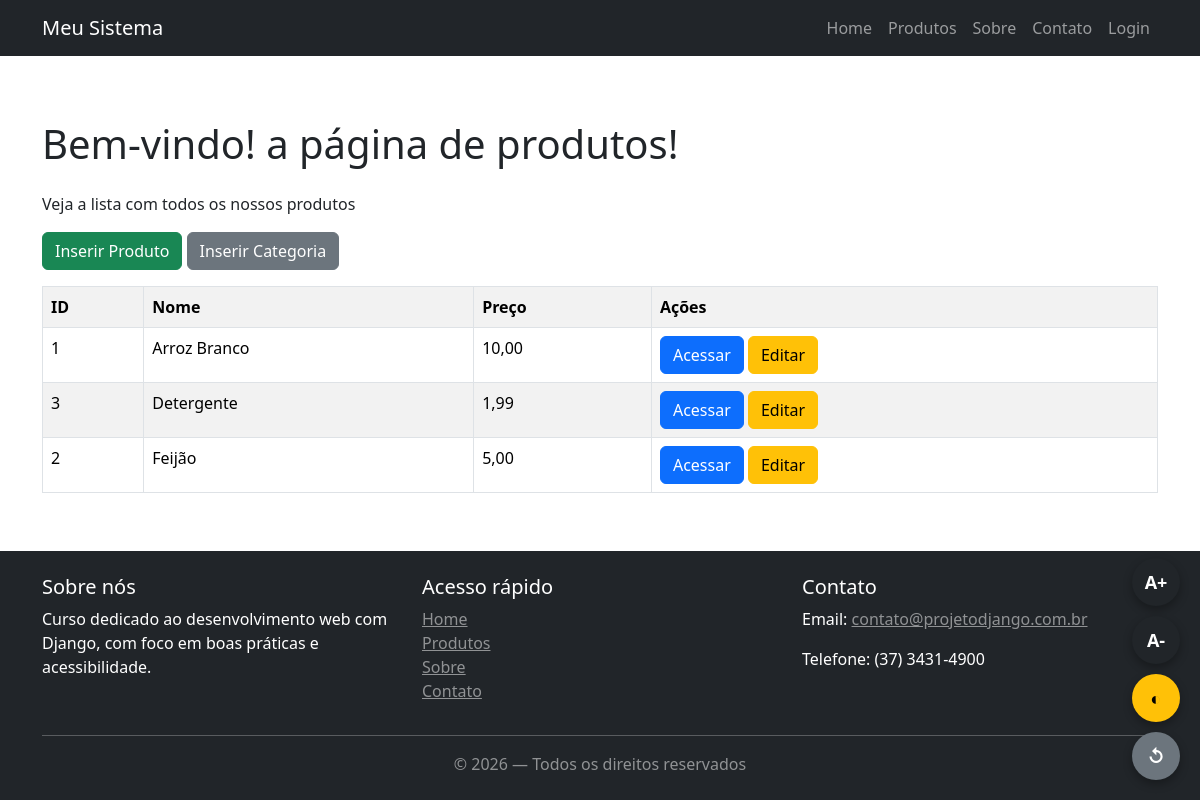
/produtos/, run on an earlier commit of the app's database.
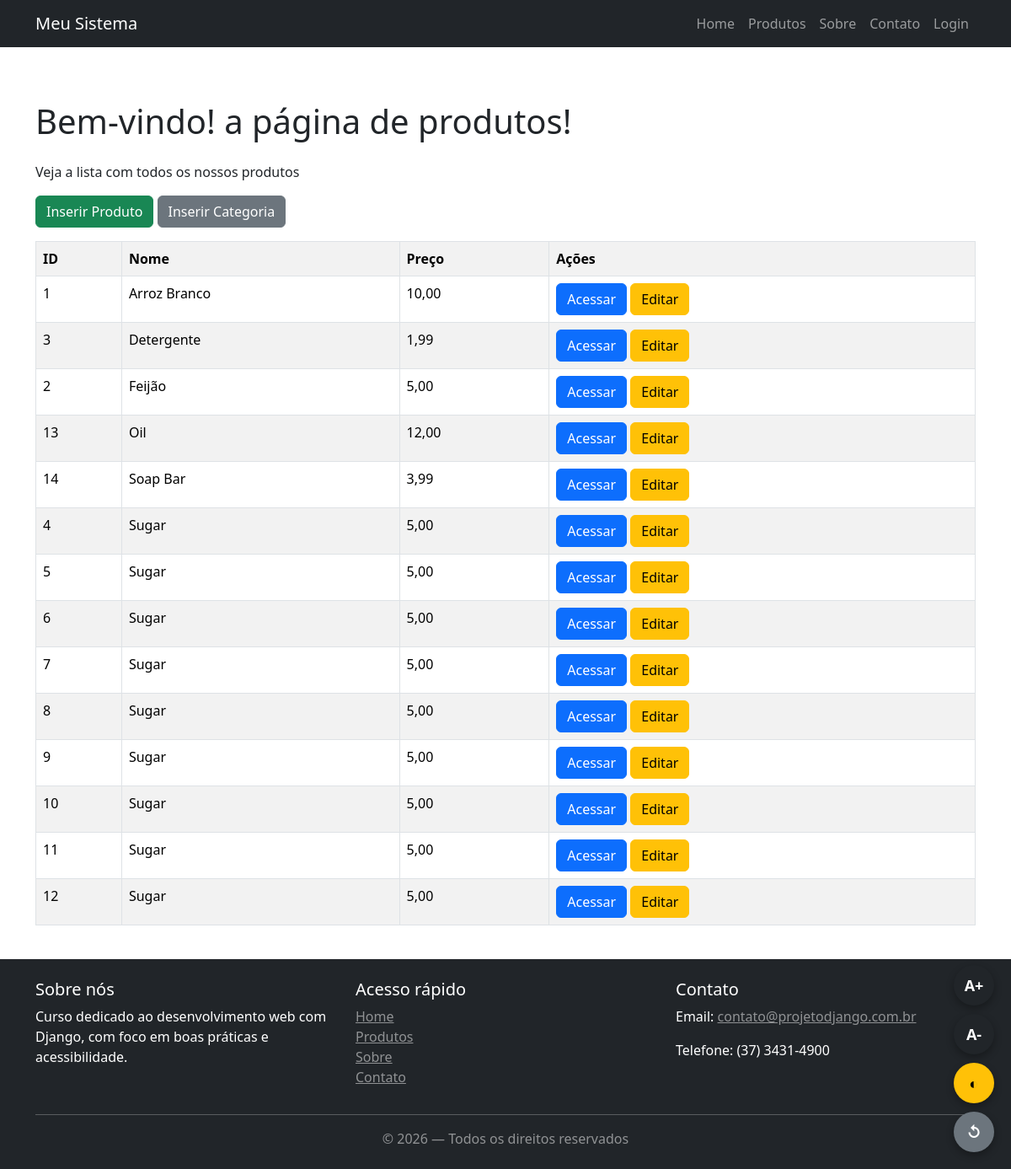
And on a later commit of the database.
### produtos/models.py (models this page shows, shortened)
class Produto(models.Model):
    nome = models.CharField(max_length=150)
    preco = models.DecimalField(max_digits=10, decimal_places=2)
    categoria = models.ForeignKey(
        Categoria,
        on_delete=models.CASCADE,
        related_name="produtos"
    )
    class Meta:
        verbose_name = 'Produto'
        verbose_name_plural = 'Produtos'

### produtos/views.py (the view)
# urls.py: path('', views.lista_produtos, name='lista'),
def lista_produtos(request):
    produtos = Produto.objects.all().order_by('nome')
    contexto = {
        'itens': produtos,
    }
    return render(request, 'produtos/lista.html', context=contexto)

### produtos/templates/produtos/lista.html (shortened to what this page needs)
{% extends "../core/base.html" %}
{% block content %}
  <h1 class="mb-4">Bem-vindo! a página de produtos!</h1>
  <p>Veja a lista com todos os nossos produtos</p>
  <a href="{% url 'produtos:inserir_produto' %}" class="btn btn-success mb-3">Inserir Produto</a>
  <a href="{% url 'produtos:inserir_categoria' %}" class="btn btn-secondary mb-3">Inserir Categoria</a>
  {% if itens %}
    <table class="table table-bordered table-striped">
      <tr><th>ID</th><th>Nome</th><th>Preço</th><th>Ações</th></tr>
      {% for item in itens %}
      <tr><td>{{ item.id }}</td><td>{{ item.nome }}</td><td>{{ item.preco }}</td><td>
        <a href="{% url 'produtos:detalhe' item.id %}" class="btn btn-primary">Acessar</a>
        <a href="{% url 'produtos:editar_produto' item.id %}" class="btn btn-warning">Editar</a>
      </td></tr>
      {% endfor %}
    </table>
  {% else %}
    <p><strong>Nenhum produto encontrado</strong></p>
  {% endif %}
  <br />
{% endblock content %}

### core/templates/core/base.html (shortened to what this page needs)
{% load static %}
<!DOCTYPE html>
<html lang="pt-BR">
<head>
  <author>Wesley Leandro</author>
  <link href="https://cdn.jsdelivr.net/npm/bootstrap@5.3.3/dist/css/bootstrap.min.css" rel="stylesheet">
  <link rel="stylesheet" href="{% static 'core/css/style.css' %}">
</head>
<body class = "d-flex flex-column min-vh-100">
    <header>
    <nav class="navbar navbar-expand-lg navbar-dark bg-dark fixed-top"
        role="navigation"
        aria-label="Menu principal">
        <div class="container">
        <a class="navbar-brand"
            href="{% url 'core:home' %}"
            aria-label="Página inicial do Meu Sistema">
            Meu Sistema
        </a>
        <div class="collapse navbar-collapse" id="navbarNav">
            <ul class="navbar-nav ms-auto">
            <li class="nav-item">
                <a class="nav-link"
                href="{% url 'core:home' %}">
                Home
                </a>
            </li>
            <li class="nav-item">
                <a class="nav-link"
                href="{% url 'produtos:lista' %}">
                Produtos
                </a>
            </li>
            <li class="nav-item">
                <a class="nav-link"
                href="{% url 'core:sobre' %}">
                Sobre
                </a>
            </li>
            <li class="nav-item">
                <a class="nav-link"
                href="{% url 'core:contato' %}">
                Contato
                </a>
            </li>
            {% if user.is_authenticated %}
                <li class="nav-item">
                    <form method="post" action="{% url 'logout' %}" class="d-inline">
                        {% csrf_token %}
                        <button type="submit" class="nav-link btn btn-link m-0 align-baseline">
                            Sair
                        </button>
                    </form>
                </li>
            {% else %}
                <li class="nav-item">
                    <a class="nav-link"
                    href="{% url 'core:login' %}">
                    Login
                    </a>
                </li>
            {% endif %}
            </ul>
        </div>
        </div>
    </nav>
    </header>
    <main id="conteudo-principal"
        class="container mt-5 pt-5 flex-fill"
        role="main"
        tabindex="-1">
    {% block content %}
    {% endblock %}
    </main>
    <footer class="bg-dark text-white mt-5 p-4 mt-auto"
            role="contentinfo">
    <div class="container">
        <div class="row">
        <section class="col-md-4"
                aria-labelledby="footer-sobre">
            <h2 id="footer-sobre" class="h5">
            Sobre nós
            </h2>
            <p>
            Curso dedicado ao desenvolvimento web com Django,
            com foco em boas práticas e acessibilidade.
            </p>
        </section>
        <nav class="col-md-4"
            aria-labelledby="footer-links">
            <h2 id="footer-links" class="h5">
            Acesso rápido
            </h2>
            <ul class="list-unstyled">
            <li><a href="{% url 'core:home' %}" class="text-white-50">Home</a></li>
            <li><a href="{% url 'produtos:lista' %}" class="text-white-50">Produtos</a></li>
            <li><a href="{% url 'core:sobre' %}" class="text-white-50">Sobre</a></li>
            <li><a href="{% url 'core:contato' %}" class="text-white-50">Contato</a></li>
            </ul>
        </nav>
        <section class="col-md-4"
                aria-labelledby="footer-contato">
            <h2 id="footer-contato" class="h5">
            Contato
            </h2>
            <p>Email: <a href="mailto:contato@projetodjango.com.br"
                        class="text-white-50">
                        contato@projetodjango.com.br
                    </a>
            </p>
            <p>Telefone: (37) 3431-4900</p>
        </section>
        </div>
        <hr>
        <p class="text-center text-white-50 mb-0">
        &copy; 2026 — Todos os direitos reservados
        </p>
    </div>
    </footer>
    <div class="painel-acessibilidade"
        role="region"
        aria-label="Ferramentas de acessibilidade">
    <button type="button"
            class="btn-acessibilidade"
            onclick="aumentarFonte()"
            aria-label="Aumentar fonte"
            title="Aumentar fonte">
        A+
    </button>
    <button type="button"
            class="btn-acessibilidade"
            onclick="diminuirFonte()"
            aria-label="Diminuir fonte"
            title="Diminuir fonte">
        A-
    </button>
    <button type="button"
            class="btn-acessibilidade contraste"
            onclick="alternarContraste()"
            aria-label="Ativar ou desativar alto contraste"
            title="Alto contraste">
        ◐
    </button>
    <button type="button"
            class="btn-acessibilidade reset"
            onclick="resetarAcessibilidade()"
            aria-label="Resetar acessibilidade"
            title="Resetar acessibilidade">
        ↺
    </button>
    </div>
</body>
</html>

### core/static/core/css/style.css (style rules this page uses)
html { font-size: 100%; }
.painel-acessibilidade { position: fixed; bottom: 20px; right: 20px; z-index: 1050; display: flex; flex-direction: column; gap: 10px; }
.btn-acessibilidade { width: 48px; height: 48px; border-radius: 50%; border: none; background-color: #212529; color: #fff; font-size: 18px; font-weight: bold; display: flex; align-items: center; justify-content: center; cursor: pointer; box-shadow: 0 4px 10px rgba(0, 0, 0, 0.3); transition: transform 0.2s ease, background-color 0.2s ease; }
.btn-acessibilidade.contraste { background-color: #ffc107; color: #000; }
.btn-acessibilidade.reset { background-color: #6c757d; }

What changed in the data, as far as the page shows it:
added Produto: id "13", nome "Oil", preco "12,00"
added Produto: id "14", nome "Soap Bar", preco "3,99"
added Produto: id "4", nome "Sugar", preco "5,00"
added Produto: id "5", nome "Sugar", preco "5,00"
added Produto: id "6", nome "Sugar", preco "5,00"
added Produto: id "7", nome "Sugar", preco "5,00"
added Produto: id "8", nome "Sugar", preco "5,00"
added Produto: id "9", nome "Sugar", preco "5,00"
added Produto: id "10", nome "Sugar", preco "5,00"
added Produto: id "11", nome "Sugar", preco "5,00"
added Produto: id "12", nome "Sugar", preco "5,00"
